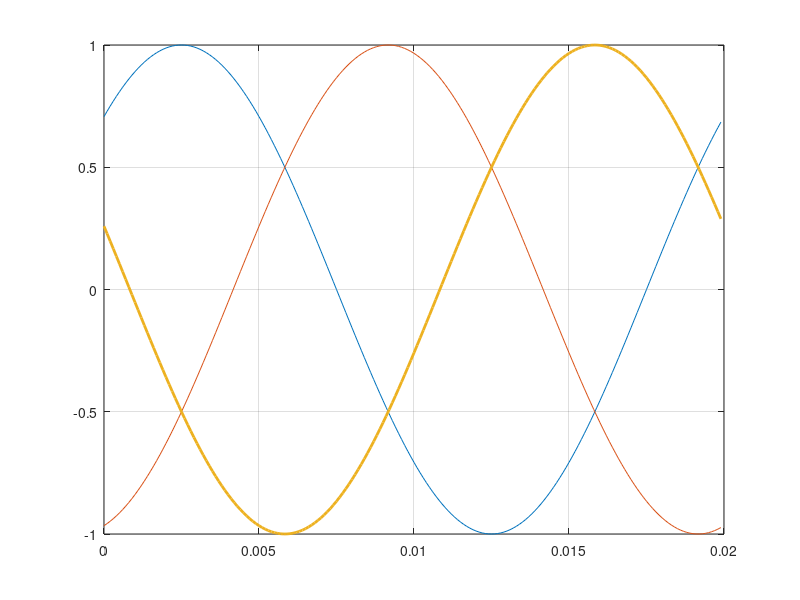
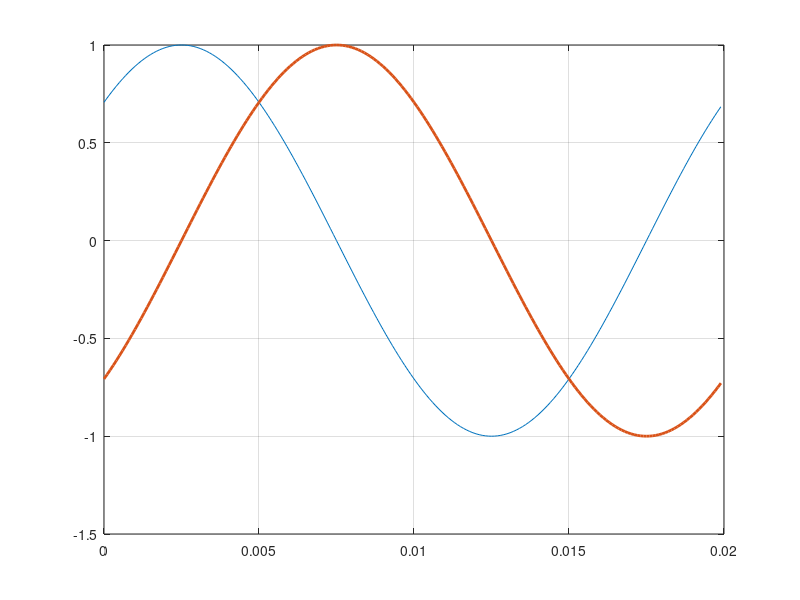
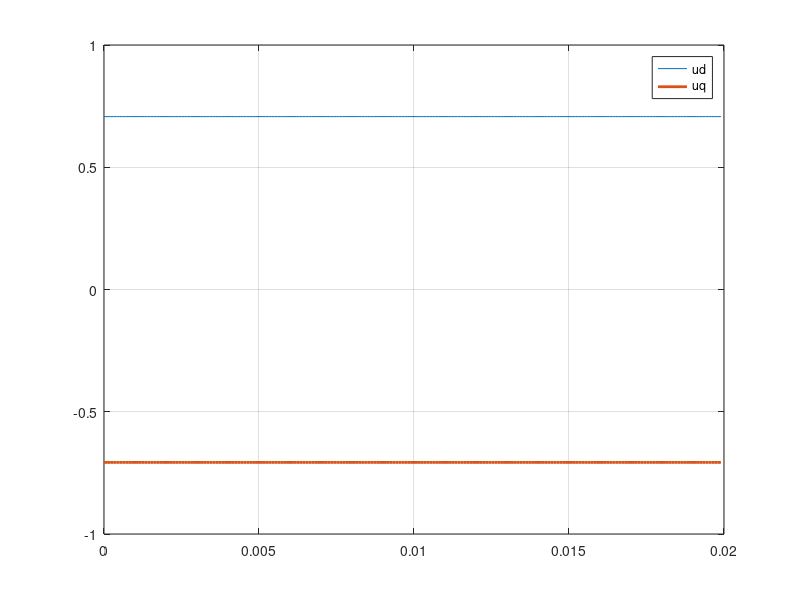

The MATLAB script that drew these images, in order:
clear all
close all
clc

T = 20e-3;
ts = 1e-4;
Ns = floor(T/ts);
time = [0:ts:(Ns-1)*ts];
theta = 2*pi/T*time;
phi = pi/4;
uu = cos(theta - phi); 
uv = cos(theta-2*pi/3 - phi); 
uw = cos(theta+2*pi/3 - phi); 

figure; plot(time,uu, time,uv,time,uw,'LineWidth',2); grid on

Tuvw_ab = 2/3*[1, -1/2, -1/2; 0, sqrt(3)/2, -sqrt(3)/2];
Tab_dq = [cos(theta), sin(theta); -sin(theta), cos(theta)];

ua = 2/3*(uu -1/2*uv -1/2*uw);
ub = 2/3*(sqrt(3)/2*uv -sqrt(3)/2*uw);

figure; plot(time,ua, time,ub,'LineWidth',2); grid on

ud = cos(theta).*ua + sin(theta).*ub;
uq = -sin(theta).*ua + cos(theta).*ub;

figure; plot(time,ud, time,uq,'LineWidth',2);
legend('ud','uq');
grid on



